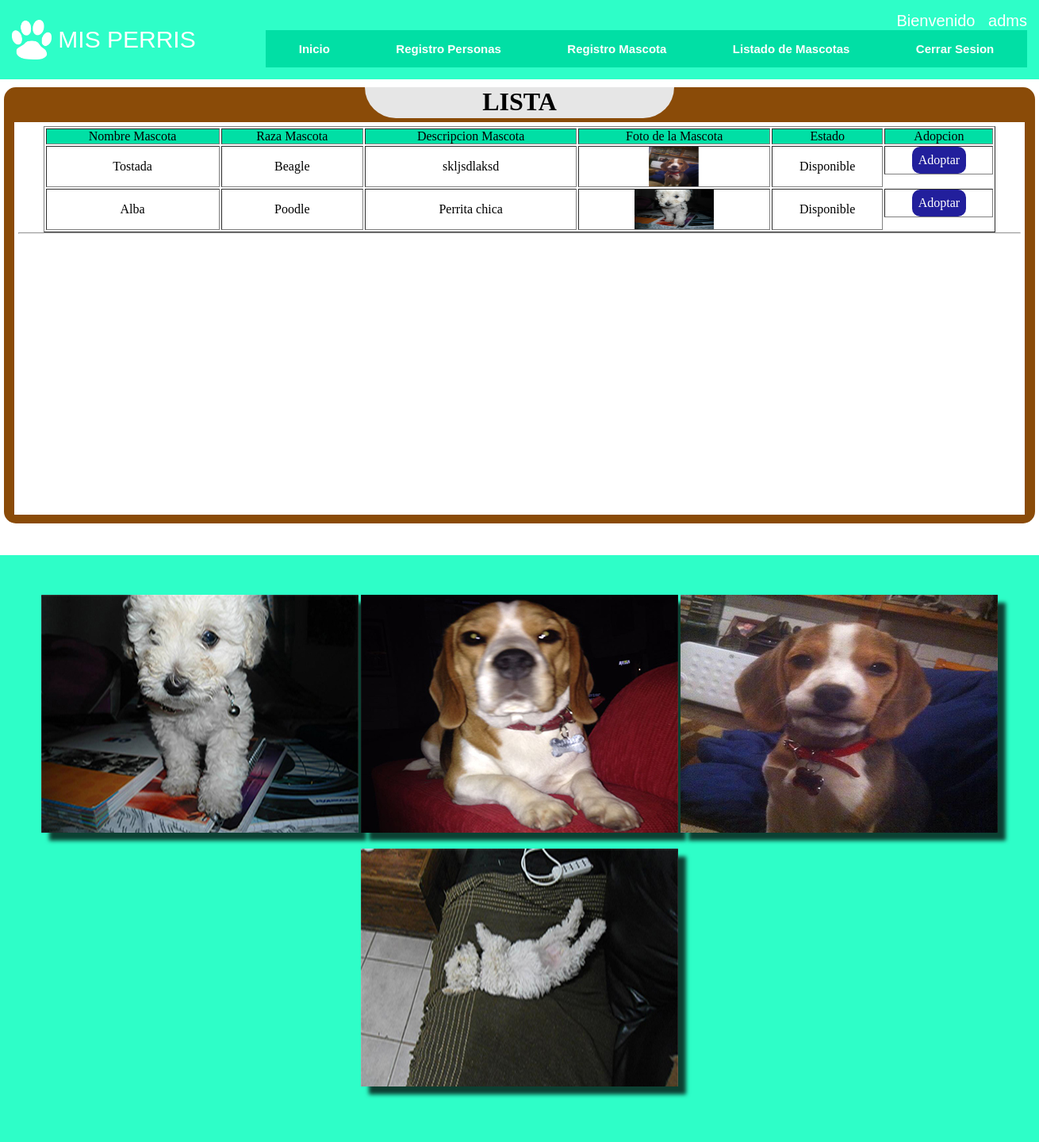
/mascotaUsuario (signed in), run on the app's committed database.
### Sistema/models.py (models this page shows)
class Mascota(models.Model):
    nombreMascota=models.CharField(max_length=30)
    razaMascota=models.CharField(max_length=30)
    descMascota=models.TextField(max_length=100,null=True)
    estadoMascota=models.CharField(max_length=30)
    fotoMascota=models.ImageField(upload_to='mascotas/')

### Sistema/views.py (the view)
# urls.py: url(r'^mascotaUsuario',views.mascotaUsuario,name="mascotaUsuario"),
@login_required(login_url='login')
def mascotaUsuario(request):
    mascotas=Mascota.objects.all()
    plantilla=loader.get_template("mascotaUsuario.html")
    contexto={
        'mascotas':mascotas,
    }
    return render (request,"mascotaUsuario.html",contexto)

### Sistema/templates/mascotaUsuario.html (shortened to what this page needs)
{% extends 'maqueta.html' %}
{% load staticfiles %}
{% block contenido %}
<link rel="stylesheet" href="{% static 'css/estilos_ru.css' %}">
<div class="panel">
    <div class="titulo">
    <h1>LISTA</h1>
    </div>
    <div class="formulario">
        <div class="contenedor-inputs">
            <table border="1">
                <thead>
                    <tr>
                            <td class="columnas">Nombre Mascota</td>
                            <td class="columnas">Raza Mascota</td>
                            <td class="columnas">Descripcion Mascota</td>
                            <td class="columnas">Foto de la Mascota</td>
                            <td class="columnas">Estado</td>
                            <td class="columnas">Adopcion</td>
                    </tr>
                </thead>
                <tbody>
                {% if mascotas %}
                    {% for m in mascotas %}
                        {% if m.estadoMascota == 'Disponible' %}
                            <tr>
                                <td>{{ m.nombreMascota }}</td>
                                <td>{{m.razaMascota}}</td>
                                <td>{{m.descMascota}}</td>
                                <td class="foto"><img src="{{m.fotoMascota.url}}" width="100px" height="50px"></td>
                                <td>{{m.estadoMascota}}</td>
                                <td class="boton_accion">
                                    {% if m %}
                                        <a class= "boton_adoptar" href="#">Adoptar</a>
                                    {% endif %}
                                </td>
                            </tr>
                        {% endif %}
                    {%endfor%}
                {% endif %}
                </tbody>
            </table>
            <hr>
        </div>
    </div>
</div>
{% endblock %}

### Sistema/templates/maqueta.html (shortened to what this page needs)
{% load staticfiles %}
<html>
<head>
    <link rel="stylesheet" href="{% static 'css/estilos.css' %}">
</head>
    <body>
		<header>
			<div class="logo">
				<img src="{% static 'img/huella.png' %}" width="150" alt="">
				<a href="#">MIS PERRIS</a>
			</div>
			{% if request.user.is_authenticated %}
				{% if user.is_staff %}
					<div class="navegador">
						<div class="usuario">
							Bienvenido &nbsp {{ user.username }}
						</div>
						<nav>
							<a href="{% url 'index'%}">Inicio</a>
							<a href="{% url 'gestionUsuarioAdmin' %}">Registro Personas</a>
							<a href="{% url 'registroMascota' %}">Registro Mascota</a>
							<a href="{% url 'listadoMascota' %}">Listado de Mascotas</a>
							<a href="{% url 'logout' %}">Cerrar Sesion</a>
						</nav>
					</div>
				{% endif %}
			{% endif%}
		</header>
		<body>
        	{% block contenido %}
			{% endblock %}
		</body>
		<footer>
			<div class="galeria">
			    <div class="fotos">
                	<div class="caja filtro"><img src="{% static 'img/footer/af1.jpg' %}" alt="Uno"></div>
                	<div class="caja filtro"><img src="{% static 'img/footer/tf2.jpg' %}" alt="Dos"></div>
                	<div class="caja filtro"><img src="{% static 'img/footer/tf1.jpg' %}" alt="Tres"></div>
                	<div class="caja filtro"><img src="{% static 'img/footer/af3.jpg' %}" alt="Cinco"></div>
            	</div>
            </div>
        </footer>
    </body>
</html>

### Sistema/static/css/estilos.css (style rules this page uses)
* { margin: 0; padding: 0; box-sizing: border-box; }
body { background:#FFFF; }
header { background:#2EFEC8; width:100%; padding:15px; display: flex; justify-content:space-between; align-items:center; flex-direction:row; flex-wrap:wrap; }
header .logo { color:#FFFFFF; font: 30px lucida console, sans-serif; }
header .logo img { width:50px; vertical-align: top; }
header .logo a { color:#FFFFFF; text-decoration: none; line-height:50px; }
header nav { width:100%; display:flex; flex-wrap:wrap; align-items:center; flex-direction: row; }
header nav a { background:#01DFA5; color:#fff; text-align: center; text-decoration: none; padding:15px; font: 15px arial, sans-serif; font-weight: bold; flex-grow:1; }
.navegador { display: flex; flex-wrap:wrap-reverse; flex-direction: column; color:#FFFFFF; font: 20px lucida console, sans-serif; width: 75%; }
.usuario { color:#FFFFFF; font: 20px lucida console, sans-serif; text-align: right; }
footer { background:#2EFEC8; width: 100%; padding: 20px; display: flex; flex-wrap:wrap; justify-content:space-between; }
.galeria .fotos { display:flex; justify-content: space-around; flex-wrap: wrap; padding: 30px; }
.galeria .caja { width: 400px; height: 300px; margin-bottom: 20px; overflow: hidden; box-shadow:10px 10px 5px 0px rgba(0,0,0,0.75); }
.galeria .caja img { width: 100%; height: 100%; vertical-align: top; object-fit: cover; }

### Sistema/static/css/estilos_ru.css (style rules this page uses)
* { padding: 0; margin: 0; }
.panel { background: #8A4B08; width: 1300px; height: 550px; border: 1px; float: center; margin-top: 10px; margin-bottom: 40px; margin-left: auto; margin-right: auto; border-radius: 15px; }
.columnas { background: #01DFA5; text-align: center; }
.titulo { background:#E6E6E6; text-align: center; color: #000000; width: 30%; height: 7%; margin-right: auto; margin-left: auto; border-radius: 0px 0px 118px 118px; }
.formulario { margin-right: auto; margin-left: auto; margin-top: 5px; background:#FFFF; width: 98%; height: 90%; font-family: "Arial Black"; }
.contenedor-inputs { display: flex; flex-direction: column; padding: 5px; text-align: center; height: 100%; width: 100%; }
.boton_adoptar { color: #ffffff; text-decoration: none; border-radius: 10px 10px 10px 10px; -moz-border-radius: 10px 10px 10px 10px; -webkit-border-radius: 10px 10px 10px 10px; border: 0px solid #000000; padding: 8px; background:#221f9c; font-family: "Arial Black"; margin-left: auto; margin-right: auto; }
table { margin-left: auto; margin-right: auto; width: 95%; }
.boton_accion { display: flex; flex-direction: row; height: 100%; }
td { margin-left: auto; margin-right: auto; text-align: center; }

### data on the page
Mascota: nombreMascota "Tostada", razaMascota "Beagle", descMascota "skljsdlaksd", fotoMascota (picture), estadoMascota "Disponible"
Mascota: nombreMascota "Alba", razaMascota "Poodle", descMascota "Perrita chica", fotoMascota (picture), estadoMascota "Disponible"

### other printed values
{{ user.username }} "adms"
